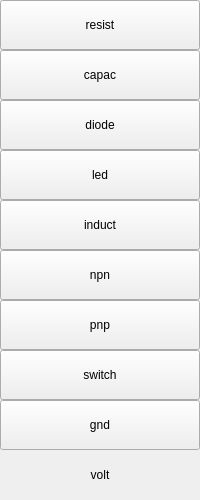
               <widget class="QWidget" name="page_components">
                <property name="sizePolicy">
                 <sizepolicy hsizetype="Ignored" vsizetype="Preferred">
                  <horstretch>0</horstretch>
                  <verstretch>0</verstretch>
                 </sizepolicy>
                </property>
                <property name="accessibleName">
                 <string>page_components</string>
                </property>
                <layout class="QVBoxLayout" name="verticalLayout_11">
                 <property name="spacing">
                  <number>0</number>
                 </property>
                 <property name="sizeConstraint">
                  <enum>QLayout::SetDefaultConstraint</enum>
                 </property>
                 <property name="leftMargin">
                  <number>0</number>
                 </property>
                 <property name="topMargin">
                  <number>0</number>
                 </property>
                 <property name="rightMargin">
                  <number>0</number>
                 </property>
                 <property name="bottomMargin">
                  <number>0</number>
                 </property>
                 <item>
                  <widget class="QPushButton" name="btn_resistor">
                   <property name="sizePolicy">
                    <sizepolicy hsizetype="Ignored" vsizetype="Fixed">
                     <horstretch>0</horstretch>
                     <verstretch>0</verstretch>
                    </sizepolicy>
                   </property>
                   <property name="minimumSize">
                    <size>
                     <width>0</width>
                     <height>50</height>
                    </size>
                   </property>
                   <property name="text">
                    <string>resist</string>
                   </property>
                  </widget>
                 </item>
                 <item>
                  <widget class="QPushButton" name="btn_capacitor">
                   <property name="sizePolicy">
                    <sizepolicy hsizetype="Ignored" vsizetype="Fixed">
                     <horstretch>0</horstretch>
                     <verstretch>0</verstretch>
                    </sizepolicy>
                   </property>
                   <property name="minimumSize">
                    <size>
                     <width>0</width>
                     <height>50</height>
                    </size>
                   </property>
                   <property name="text">
                    <string>capac</string>
                   </property>
                  </widget>
                 </item>
                 <item>
                  <widget class="QPushButton" name="btn_diode">
                   <property name="sizePolicy">
                    <sizepolicy hsizetype="Ignored" vsizetype="Fixed">
                     <horstretch>0</horstretch>
                     <verstretch>0</verstretch>
                    </sizepolicy>
                   </property>
                   <property name="minimumSize">
                    <size>
                     <width>0</width>
                     <height>50</height>
                    </size>
                   </property>
                   <property name="text">
                    <string>diode</string>
                   </property>
                  </widget>
                 </item>
                 <item>
                  <widget class="QPushButton" name="btn_led">
                   <property name="sizePolicy">
                    <sizepolicy hsizetype="Ignored" vsizetype="Fixed">
                     <horstretch>0</horstretch>
                     <verstretch>0</verstretch>
                    </sizepolicy>
                   </property>
                   <property name="minimumSize">
                    <size>
                     <width>0</width>
                     <height>50</height>
                    </size>
                   </property>
                   <property name="text">
                    <string>led</string>
                   </property>
                  </widget>
                 </item>
                 <item>
                  <widget class="QPushButton" name="btn_inductor">
                   <property name="sizePolicy">
                    <sizepolicy hsizetype="Ignored" vsizetype="Fixed">
                     <horstretch>0</horstretch>
                     <verstretch>0</verstretch>
                    </sizepolicy>
                   </property>
                   <property name="minimumSize">
                    <size>
                     <width>0</width>
                     <height>50</height>
                    </size>
                   </property>
                   <property name="text">
                    <string>induct</string>
                   </property>
                  </widget>
                 </item>
                 <item>
                  <widget class="QPushButton" name="btn_npn_transistor">
                   <property name="sizePolicy">
                    <sizepolicy hsizetype="Ignored" vsizetype="Fixed">
                     <horstretch>0</horstretch>
                     <verstretch>0</verstretch>
                    </sizepolicy>
                   </property>
                   <property name="minimumSize">
                    <size>
                     <width>0</width>
                     <height>50</height>
                    </size>
                   </property>
                   <property name="text">
                    <string>npn</string>
                   </property>
                  </widget>
                 </item>
                 <item>
                  <widget class="QPushButton" name="btn_pnp_transistor">
                   <property name="sizePolicy">
                    <sizepolicy hsizetype="Ignored" vsizetype="Fixed">
                     <horstretch>0</horstretch>
                     <verstretch>0</verstretch>
                    </sizepolicy>
                   </property>
                   <property name="minimumSize">
                    <size>
                     <width>0</width>
                     <height>50</height>
                    </size>
                   </property>
                   <property name="text">
                    <string>pnp</string>
                   </property>
                  </widget>
                 </item>
                 <item>
                  <widget class="QPushButton" name="btn_switch">
                   <property name="sizePolicy">
                    <sizepolicy hsizetype="Ignored" vsizetype="Fixed">
                     <horstretch>0</horstretch>
                     <verstretch>0</verstretch>
                    </sizepolicy>
                   </property>
                   <property name="minimumSize">
                    <size>
                     <width>0</width>
                     <height>50</height>
                    </size>
                   </property>
                   <property name="text">
                    <string>switch</string>
                   </property>
                  </widget>
                 </item>
                 <item>
                  <widget class="QPushButton" name="btn_ground">
                   <property name="sizePolicy">
                    <sizepolicy hsizetype="Ignored" vsizetype="Fixed">
                     <horstretch>0</horstretch>
                     <verstretch>0</verstretch>
                    </sizepolicy>
                   </property>
                   <property name="minimumSize">
                    <size>
                     <width>0</width>
                     <height>50</height>
                    </size>
                   </property>
                   <property name="text">
                    <string>gnd</string>
                   </property>
                  </widget>
                 </item>
                 <item>
                  <widget class="QPushButton" name="btn_voltage">
                   <property name="sizePolicy">
                    <sizepolicy hsizetype="Ignored" vsizetype="Fixed">
                     <horstretch>0</horstretch>
                     <verstretch>0</verstretch>
                    </sizepolicy>
                   </property>
                   <property name="minimumSize">
                    <size>
                     <width>0</width>
                     <height>50</height>
                    </size>
                   </property>
                   <property name="styleSheet">
                    <string notr="true">border: none;</string>
                   </property>
                   <property name="text">
                    <string>volt</string>
                   </property>
                  </widget>
                 </item>
                </layout>
               </widget>
